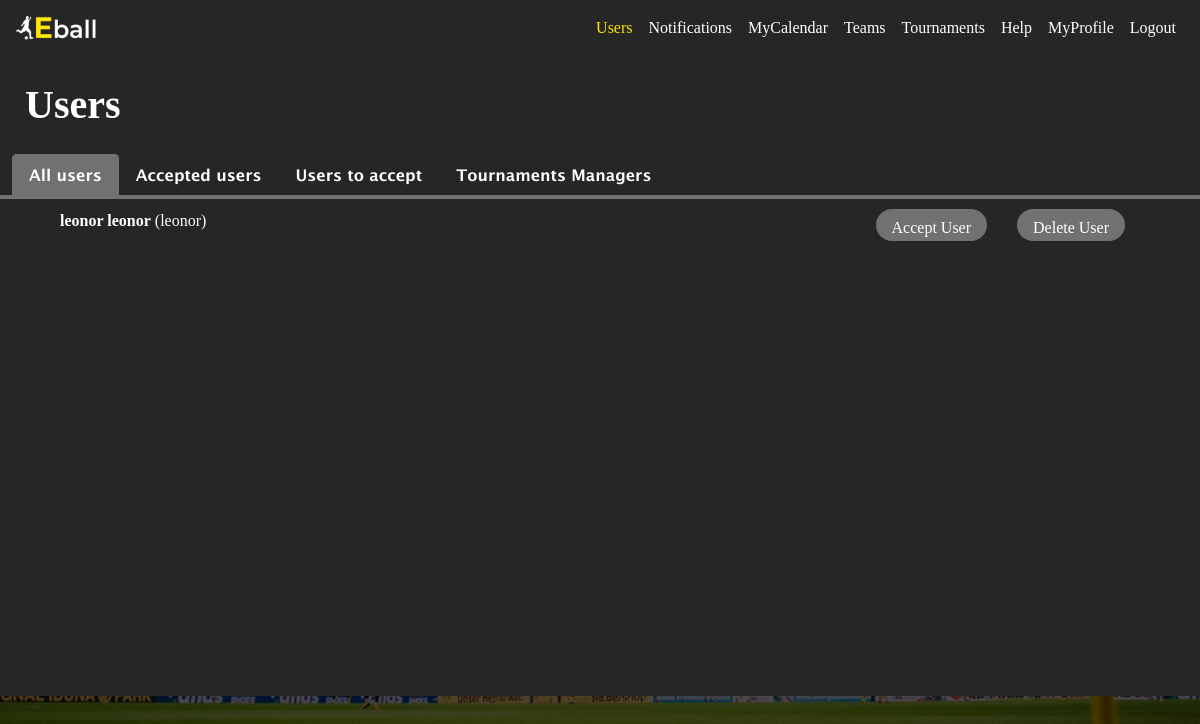
/users/ (signed in), run on the app's committed database.
### appEball/models.py (models this page shows, shortened)
class CustomUser(AbstractUser):
    email = models.EmailField(max_length=255, unique=True, blank=False)
    firstName = models.CharField(max_length=100, blank=False)
    lastName = models.CharField(max_length=100, blank=False)
    ccNumber = models.IntegerField(unique=True, blank=False)
    phoneNumber = models.IntegerField(unique=True, blank=False)
    isAccepted = models.BooleanField(default=False)
    isTournamentManager = models.BooleanField(default=False)
    isCaptain = models.BooleanField(default=False)
    USERNAME_FIELD = 'username'
    REQUIRED_FIELDS = ['email', 'firstName', 'lastName', 'ccNumber', 'phoneNumber']
    class Meta:
        db_table = 'User'
        verbose_name = 'User'
        verbose_name_plural = 'Users'
        ordering = ["-username"]

### appEball/views.py (the view, shortened to what this page needs)
# urls.py: path('users/', views.users, name='users'),
def users(request):
    allUsers = list()
    acceptedUsers = list()
    notAcceptedUsers = list()
    tournamentsManagers = list()
    allFilter = list(CustomUser.objects.all().exclude(username="admin").order_by('isAccepted','username'))
    acceptedFilter = list(CustomUser.objects.filter(isAccepted = True).exclude(username="admin").order_by('username'))
    notAcceptedFilter = list(CustomUser.objects.filter(isAccepted = False).exclude(username="admin").order_by('username'))
    tournamentsManagersFilter = list(CustomUser.objects.filter(isTournamentManager = True).exclude(username="admin").order_by('username'))
    for i in range(len(allFilter)):
        if(i%2==0):
            allUsers.append(["row2",allFilter[i]])
            if(i<len(acceptedFilter)):
                acceptedUsers.append(["row2",acceptedFilter[i]])
            if(i<len(notAcceptedFilter)):
                notAcceptedUsers.append(["row2",notAcceptedFilter[i]])
            if(i<len(tournamentsManagersFilter)):
                tournamentsManagers.append(["row2",tournamentsManagersFilter[i]])
    return render(request,'appEball/users.html',{'allUsers':allUsers,'acceptedUsers':acceptedUsers,'notAcceptedUsers':notAcceptedUsers,'tournamentsManagers':tournamentsManagers})

### appEball/templates/appEball/users.html (shortened to what this page needs)
{% extends 'appEball/base_with_grey_background.html' %}
{% load static %}
{% block css %}
    <link rel="stylesheet" type="text/css" href="{% static 'appEball/css/users.css' %}">
{% endblock %}
{% block title %}
    Users
{% endblock %}
{% block content2 %}
    <div class="content" id="tabsContent">
        <ul class="nav nav-tabs border-0" id="myTab" role="tablist">
            <li class="nav-item">
                <a class="nav-link active" id="all-tab" data-toggle="tab" href="#all" role="tab" >All users</a>
            </li>
            <li class="nav-item">
                <a class="nav-link" id="accepted-tab" data-toggle="tab" href="#accepted" role="tab" >Accepted users</a>
            </li>
            <li class="nav-item">
                <a class="nav-link" id="to-accept-tab" data-toggle="tab" href="#toAccept" role="tab">Users to accept</a>
            </li>
            <li class="nav-item">
                <a class="nav-link" id="tournament-tab" data-toggle="tab" href="#tManagers" role="tab">Tournaments Managers</a>
            </li>
        </ul>
        <div class="tab-content" id="myTabContent">
            <div class="tab-pane fade show active border border-1" id="all" role="tabpanel" aria-labelledby="all-tab">
                {% for u in allUsers %}
                    <div class="row" id="{{ u.0 }}" onclick="location.href='{% url 'appEball:userProfile' u.1.username %}'">
                        <div class="col-sm-5">
                            <p class="userLabel line"><b>{{ u.1.firstName }} {{ u.1.lastName }}</b> ({{ u.1.username }})</p>
                        </div>
                        <div class="col">
                            <a class="btn rounded-pill" href="{% url 'appEball:delete_user' u.1.username %}" id='pageBtn'>Delete User</a>
                            {% if u.1.isAccepted %}
                                {% if u.1.isTournamentManager == False %}
                                    <a class="btn rounded-pill" href="{% url 'appEball:is_tournament_manager' u.1.username %}" id='pageBtn'>Tournament manager</a>
                                {% else %}
                                    <a class="btn rounded-pill" href="{% url 'appEball:is_tournament_manager' u.1.username %}" id='pageBtnActive'>Tournament manager</a>
                                {% endif %}
                            {% else %}
                                <a class="btn rounded-pill" href="{% url 'appEball:accept_user' u.1.username %}" id='pageBtn'>Accept User</a>
                            {% endif %}
                        </div>
                    </div>
                {% endfor %}
            </div>
        </div>
    </div>
{% endblock %}

### appEball/static/appEball/css/base.css (style rules this page uses)
* { font-family: "lucidaSansRegular"; }
html { background-image: url("../assets/home_page.jpg"); background-color: #262626; background-blend-mode: overlay; height: 100%; background-position: center; background-repeat: no-repeat; background-size: cover; }
.nav-link { color: #ffffff; }

### appEball/static/appEball/css/users.css (style rules this page uses)
* { font-family: "lucidaSansRegular"; }
html { overflow-x: hidden; }
body { background: inherit; background-blend-mode: inherit; }
.row { padding-top: 10px; padding-right: 60px; padding-left: 60px; text-align: justify; color: white; font-family: "lucidaSansRegular"; }
#row2 { height: 50px; }
.nav-tabs { margin-left: 1%; }
.nav-tabs .nav-link:not(.active) { border-color: transparent !important; }
.nav-tabs a { font-family: "lucidaSansDemibold"; }
.border-1 { border-width: 4px !important; border-bottom: none !important; border-left: none !important; border-right: none !important; border-color: #727070 !important; }
#myTab a.active.nav-link { border-color: #727070; background-color: #727070 !important; color: white; }
#pageBtn { background-color: #727070; color: white; float: right; height: 80%; text-align: center; padding-left: 15px; padding-right: 15px; margin-left: 15px; margin-right: 15px; }

### data on the page
CustomUser: firstName "leonor", lastName "leonor", username "leonor", isAccepted "Accept User"
